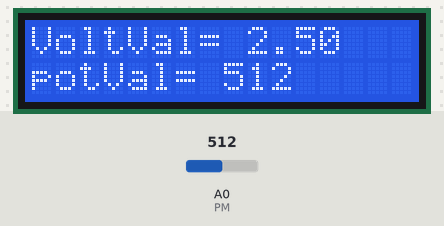
Recording of a sketch running on a simulated Arduino Uno, built with avr-gcc and run on an emulated ATmega328P. Shown: 16×2 character LCD. The inputs (shaded band) are chosen by the test bench; at power-on: A0 (PM) = 512. What the sketch prints to the serial monitor is not drawn.

Above: at 1.2 s.
1.3 s: A0 (PM) set to 108
At 1.8 s:
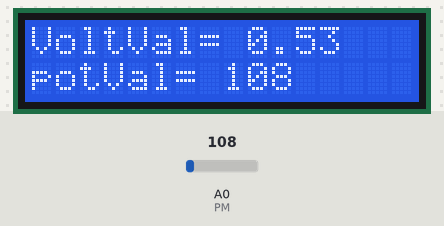
2.8 s: A0 (PM) set to 91
At 4.0 s:
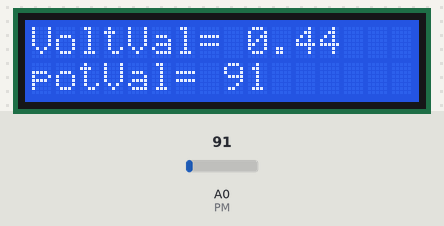
4.3 s: A0 (PM) set to 122
At 5.2 s:
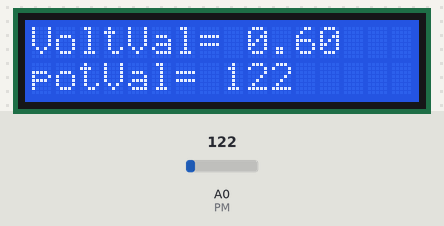
5.8 s: A0 (PM) set to 0
At 6.3 s:
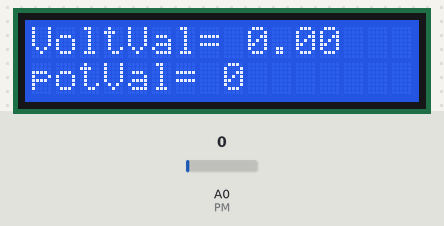
Timing chart, 0 to 8.3 s (numbered marks = the images above; inputs shaded):
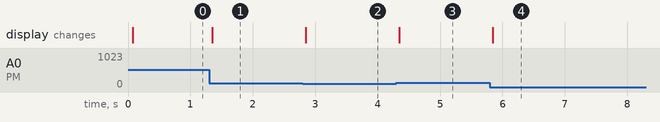

The sketch:

5LCDdsiplayBitVolt.ino
```cpp
/*
This code reads the voltage value from a potentiometer connected to an Arduino board and displays it on an LCD screen
and the code reads the voltage value from that pin using the analogRead function.
The voltage value is then displayed on the LCD screen using the LiquidCrystal library.
*/
#include <LiquidCrystal.h>

// Define the analog input pin for the potentiometer
const int PM = A0;

float x;

// Initialize the LiquidCrystal library with the pins connected to the LCD
const int rs = 12, en = 11, d4 = 5, d5 = 4, d6 = 3, d7 = 2;
LiquidCrystal lcd(rs, en, d4, d5, d6, d7);

void setup() {
  pinMode(PM, INPUT);
  Serial.begin(9600);
  lcd.begin(16, 2);  // Set up the LCD's number of columns and rows
}

void loop() {
  int potValue = analogRead(PM);  // Read the value from the potentiometer
  x = (5.0 / 1023.0);  // Convert ADC reading to voltage

  // Print the potentiometer value and voltage on the serial monitor
  Serial.print("potValue = ");
  Serial.print(potValue);
  Serial.print("  VoltageValue = ");
  Serial.println(potValue * x);

  // Display the potentiometer value and voltage on the LCD
  lcd.print("potVal= ");
  lcd.print(potValue);
  lcd.print("   ");
  lcd.setCursor(0, 0);
  lcd.print("VoltVal= ");
  lcd.print(potValue * x);
  lcd.print("   ");
  lcd.setCursor(0, 1);
}
```

Measured:
- after the input at 1.3 s, the display: changes after 0.05 s (image 1)
- after the input at 2.8 s, the display: changes after 0.05 s (image 2)
- after the input at 4.3 s, the display: changes at once (image 3)
- after the input at 5.8 s, the display: changes at once (image 4)
